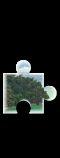
#> input picture xinyuan/2.png, 60 x 158 px
$ python test_image.py
#> lines starting #> are read from the running program, lines starting #| are printed output that depends on the picture; after the words box and inside, x2 and y2 are one past the last pixel; in counts of white or black regions, pixels touching at a corner belong together
# -*-coding:utf-8 -*-
from PIL import Image
from PIL import ImageChops
import cv2
import numpy as np
import os


# [130 lines left out: functions get_cut_new_img, test_Canny, get_distance, match, match_img, not called in this run]

# match_img('1.png', 'new.png')


def koutu():
    img = cv2.imread('2.png')
#> img is the input picture: shape (158, 60, 3); mean B, G, R 24.3, 26.4, 22.9
    rect = (275, 120, 170, 320)
    gray = cv2.cvtColor(img, cv2.COLOR_BGR2GRAY)
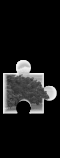
#> gray: shape (158, 60); min 0, max 248, mean 25.1
    ret, binary = cv2.threshold(gray, 127, 255, cv2.THRESH_BINARY)
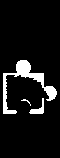
#> binary: shape (158, 60); 8.4% white; 3 white regions (1 under 20 px)
    contours, hierarchy = cv2.findContours(binary, cv2.RETR_TREE, cv2.CHAIN_APPROX_SIMPLE)
#> contours = 3 contours, 1 with area under 20; largest, box (x1, y1, x2, y2) and area: (3, 60, 57, 114) 554, (29, 98, 44, 114) 68
    x, y, w, h = cv2.boundingRect(contours[-1])
#> x = 3; y = 60; w = 54; h = 54
    rect = (y + 2, y + h - 2, x + 2,x + w - 2)
#> rect = (62, 112, 5, 55)
    print(x, y,x+w,y+h)
#| 3 60 57 114
    print(rect)
#| (62, 112, 5, 55)
    mask = np.zeros(img.shape[:2], np.uint8)
    bgModel = np.zeros((1, 65), np.float64)
    fgModel = np.zeros((1, 65), np.float64)
#> (the run stopped early here; a loop or call above may not have finished)
